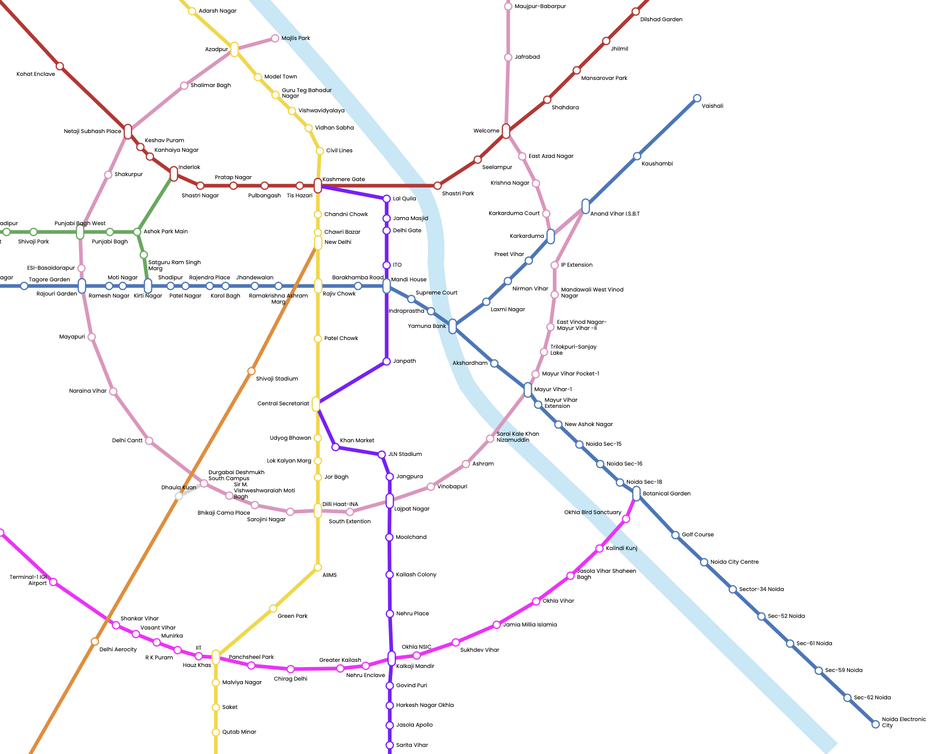
#> input picture bmap_metro.png, 935 x 754 px, shrunk from 1848 x 1490 before the run, found by its file name
$ python preprocessing.py
#> lines starting #> are read from the running program, lines starting #| are printed output that depends on the picture; after the words box and inside, x2 and y2 are one past the last pixel; in counts of white or black regions, pixels touching at a corner belong together
from PIL import Image
import cv2
from pytesseract import pytesseract
import numpy as np

pytesseract.tesseract_cmd = '/usr/local/bin/tesseract'

image_path = "bmap_metro.png"
image = cv2.imread(image_path)
#> image is the input picture: shape (754, 935, 3); mean B, G, R 248.5, 246.9, 248.2

hsv = cv2.cvtColor(image, cv2.COLOR_BGR2HSV)
#> hsv: shape (754, 935, 3); mean H, S, V 8.1, 6.3, 250.5
lower = np.array([50, 50, 25])
upper = np.array([180, 255, 50])

mask = cv2.inRange(hsv, lower, upper)
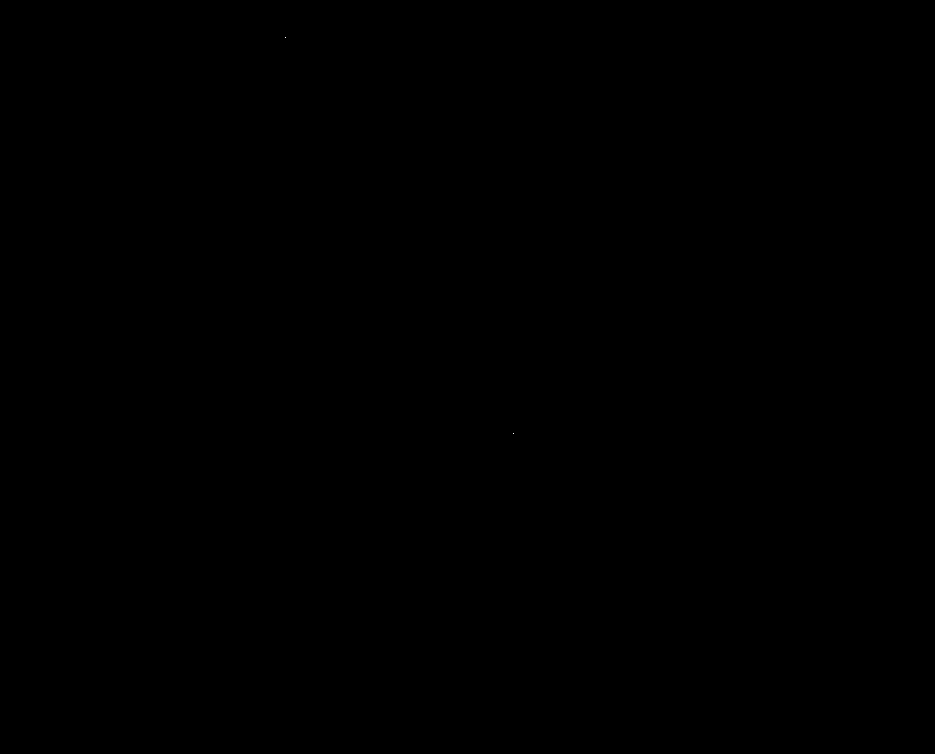
#> mask: shape (754, 935); 0% white in thin lines or dots, all inside (x1, y1, x2, y2) = (285, 37, 514, 434)
result = cv2.bitwise_and(image, image, mask=mask)

cv2.imwrite('sat_fix.png', result)

'''
gray = cv2.cvtColor(image, cv2.COLOR_BGR2GRAY)
_, thresh = cv2.threshold(gray, 215, 255, cv2.THRESH_BINARY)

pro_img = "pro_bmap_metro.png"
cv2.imwrite(pro_img, thresh)

Image.fromarray(thresh)

_, otsu_thresh = cv2.threshold(gray, 0, 255, cv2.THRESH_BINARY + cv2.THRESH_OTSU)
otsu_img = "otsu_bmap_metro.png"
cv2.imwrite(otsu_img, otsu_thresh)

Image.fromarray(otsu_thresh)


ocr_result = pytesseract.image_to_string(Image.open(pro_img))
print(ocr_result)

import re

# Extract potential station names
lines = ocr_result.split("\n")
station_names = [line.strip() for line in lines if len(line.strip()) > 2]

# Remove duplicates
station_names = list(set(station_names))
print("Extracted Station Names:", station_names)
print(len(station_names))


man_station = ['Adarsh Nagar', 'Azadpur', 'Model Town', 'Guru Teg Bahadur Nagar', 'Vishwavidyalaya', 'Vidhan Sabha', 'Civil Lines', 'Kashmere Gate', 'Chandni Chowk', 'Chawri Bazar', 'New Delhi', 'Rajiv Chowk', 'Patel Chowk', 'Central Secretariat', 'Udyog Bhawan', 'Lok Kalyan Marg', 'Jor Bargh', 'Dilli Haat-INA', 'AIIMS', 'Green Park', 'Hauz Khas', 'Malviya Nagar', 'Saket', 'Qutab Minar', 'Majlis Park', 'Shalimar Bagh', 'Netaji Subhash Palace', 'Shakurpur', 'Punjabi Bagh West', 'ESI-Basaidarapur', 'Rajouri Garden', 'Mayapuri', 'Naraina Vihar', 'Delhi Cantt', 'Durgabai Desmukh South Campus', 'Sir M. Vishweshwaraiah Moti Bagh', 'Bhikaji Cama Place', 'Sarojini Nagar', 'South Extension', 'Lajpat nagar', 'Vinobapuri', 'Ashram']
'''
